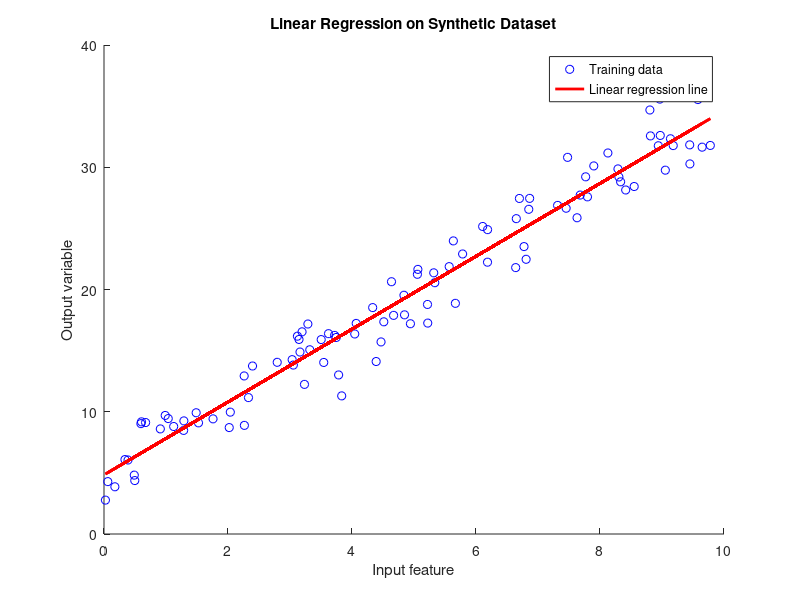

Reproduce this figure in MATLAB.
% Program to perform linear regression on a synthetic dataset

% Generate synthetic dataset
rand('seed', 42); % Set random seed for reproducibility in Octave
X = 10 * rand(100, 1); % Generate random input features
noise = 2 * randn(100, 1); % Generate random noise
y = 3 * X + 5 + noise; % Generate output variable with linear relationship

% Add a column of ones to X to represent the intercept term
X = [ones(length(X), 1), X];

% Perform linear regression using normal equations
theta = (X' * X) \ (X' * y);

% Print the parameters of the linear regression model
fprintf('Intercept (theta0): %f\n', theta(1));
fprintf('Slope (theta1): %f\n', theta(2));

% Plot the synthetic dataset and the linear regression line
scatter(X(:, 2), y, 'MarkerEdgeColor', 'b');
hold on;
y_pred = X * theta;
plot(X(:, 2), y_pred, '-r', 'LineWidth', 2);
hold off;
xlabel('Input feature');
ylabel('Output variable');
title('Linear Regression on Synthetic Dataset');
legend('Training data', 'Linear regression line');
